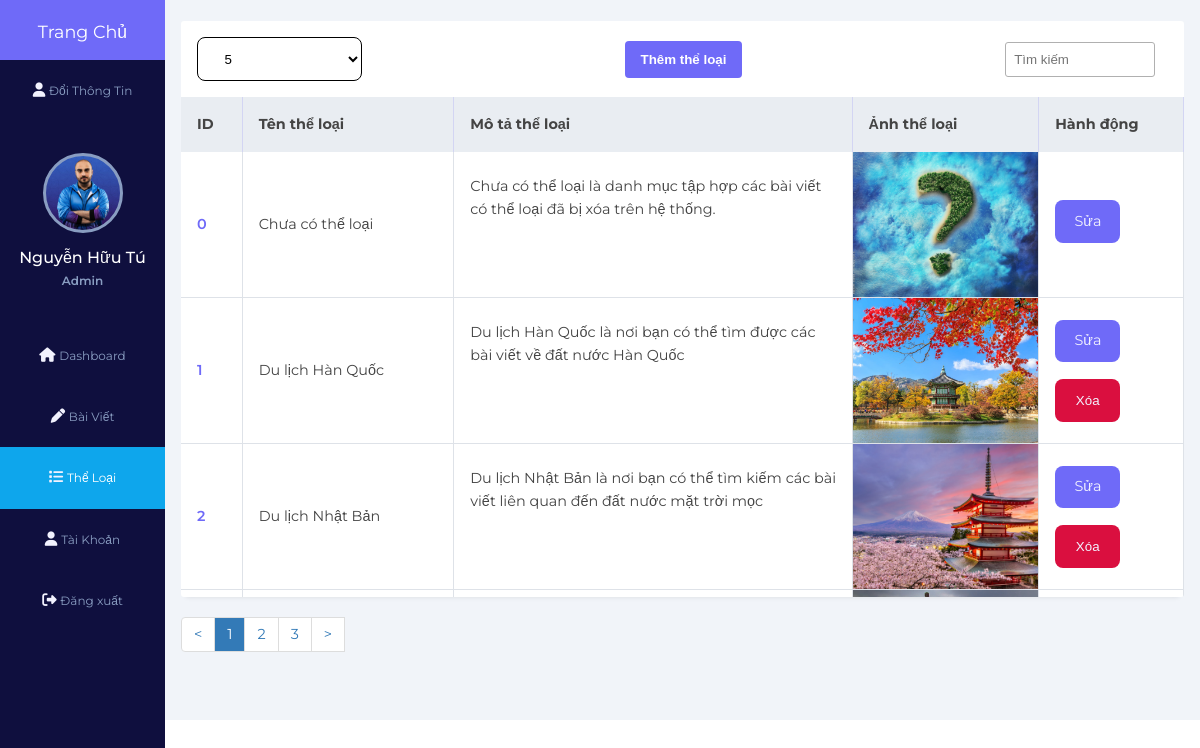
/admin/manage_categories.php (signed in), run on the app's committed database.
### tables this page shows
CREATE TABLE `users` (
  `UserId` int(11) NOT NULL COMMENT 'Khóa chính mã tài khoản',
  `UserAccount` varchar(20) NOT NULL COMMENT 'Tên tài khoản',
  `UserName` varchar(50) NOT NULL COMMENT 'Tên hiển thị',
  `UserEmail` varchar(64) NOT NULL COMMENT 'Email ',
  `UserPassword` varchar(50) NOT NULL COMMENT 'Mật khẩu',
  `UserBio` varchar(255) NOT NULL COMMENT 'Giới thiệu tài khoản',
  `UserImage` varchar(255) NOT NULL DEFAULT 'default-avatar.jpg' COMMENT 'Ảnh tài khoản',
  `UserRole` tinyint(1) NOT NULL DEFAULT 0 COMMENT 'Quyền tài khoản',
  `reset_token_hash` varchar(64) DEFAULT NULL,
  `reset_token_expires_at` datetime DEFAULT NULL
);

CREATE TABLE `categories` (
  `CategoryId` int(11) NOT NULL COMMENT 'Mã thể loại',
  `CategoryName` varchar(50) NOT NULL COMMENT 'Tên thể loại',
  `CategoryContent` text NOT NULL COMMENT 'Mô tả thể loại',
  `CategoryImage` varchar(255) NOT NULL COMMENT 'Ảnh thể loại'
);

### check_account_session.php (called while the page is built, shortened)
<?php
    $conn=mysqli_connect('localhost','root','','blog') or die("no connect");
    mysqli_query($conn,'set names "utf8"');
    if(isset($_SESSION['userAccount']))
    {
        $account = $_SESSION['userAccount'];
        $account_select_query = "select * from users where UserAccount = '$account'";
        $account = mysqli_fetch_assoc(mysqli_query($conn,$account_select_query));
    }
?>

### admin/class/admin.php (called while the page is built, shortened)
<?php
class Admin {
    private $categoryTable = 'categories';
	private $conn;
	public function __construct($db){
        $this->conn = $db;
    }
    public function getAllCategory(){
		$sqlQuery = "
        SELECT *
        FROM `".$this->categoryTable."`";
		$stmt = $this->conn->prepare($sqlQuery);
		$stmt->execute();
		$result = $stmt->get_result();
		return $result;
	}
}

### admin/manage_categories.php (the view, shortened to what this page needs)
<?php
$page = 'manage_categories';
require 'inc/sidebar.php';
?>
    <div class="main-content">
        <main>
            <div class="page-content">
                <div class="records table-responsive">
                    <div class="record-header">
                        <div class="form-group">
                            <select class  ="form-control" name="state" id="maxRows" style="
                            background-color: white;
                            color: black;
                            border: 1px solid;">
                                <option value="5">5</option>
                               </select>
                         </div>
                        <div class="add">
                            <a href="./add_category.php"><button>Thêm thể loại</button></a>
                        </div>
                        <div class="browse">
                           <input type="text" placeholder="Tìm kiếm" class="record-search" id="record-search">
                        </div>
                    </div>
                    <div>
                        <table width="100%" id="table-id">
                            <thead>
                                <tr>
                                    <th><span class="las la-sort"></span> ID</th>
                                    <th><span class="las la-sort"></span> Tên thể loại</th>
                                    <th><span class="las la-sort"></span> Mô tả thể loại</th>
                                    <th><span class="las la-sort"></span> Ảnh thể loại</th>
                                    <th><span class="las la-sort"></span> Hành động</th>
                                </tr>
                            </thead>
                            <tbody id="tbody">
                            <?php
                            $getAllCategory = $admin->getAllCategory();
                            while($fetchCategory = $getAllCategory->fetch_assoc()) {
                            ?>
                                <tr>
                                    <td><?= $fetchCategory['CategoryId']?></td>
                                    <td>
                                        <?= $fetchCategory['CategoryName']?>
                                    </td>
                                    <td>
                                        <div style="max-height: 100px; min-height: 100px;">
                                        <?= $fetchCategory['CategoryContent']?>
                                        </div>
                                    </td>
                                    <td>
                                        <img src="<?=ROOT_URL?>assets/images/thumbnail/<?php echo $fetchCategory['CategoryImage']; ?>" alt="thumbnail" style="max-height: 145px; min-height: 145px;">
                                    </td>
                                    <td>
                                        <div class="td-button">
                                            <?php
                                            if($fetchCategory['CategoryId'] == 0){ ?>
                                                <a href="./edit_category.php?id=<?php echo $fetchCategory['CategoryId']; ?>" class="btn sm">Sửa</a>
                                        <?php } else { ?>
                                            <a href="./edit_category.php?id=<?php echo $fetchCategory['CategoryId']; ?>" class="btn sm">Sửa</a>
                                            <button class="btn sm danger deleteId" data-categoryid = "<?=$fetchCategory['CategoryId']?>">Xóa</button>
                                        <?php } ?>
                                        </div>
                                    </td>
                                </tr>
                                <?php } ?>
                            </tbody>
                        </table>
                    </div>
                </div>
                      <ul class="table-pagination">
                        <li data-page="prev" >
                            <span> < <span class="sr-only">(current)</span></span></li>
                        <li data-page="next" id="prev">
                            <span> > <span class="sr-only">(current)</span></span></li>
                      </ul>
                </div>
            </div>
</body>
</html>

### admin/inc/sidebar.php (shortened to what this page needs)
<!DOCTYPE html>
<html lang="en">
<head>
    <link rel="stylesheet" href="<?=ROOT_URL?>/assets/css/style.css">
    <link rel="stylesheet" href="https://unicons.iconscout.com/release/v4.0.8/css/line.css">
    <link rel="stylesheet" href="https://cdnjs.cloudflare.com/ajax/libs/font-awesome/6.5.1/css/all.min.css" />
</head>
<body class="admin">
<?php
require '../check_account_session.php';
require 'class/Admin.php';
$database = new Database();
$db = $database->getConnection();
$admin = new Admin($db);
?>
    <div class="admin-sidebar">
        <a href="<?=ROOT_URL?>index.php">
            <div class="side-header">
                <h3>T<span>rang</span>  C<span>hủ</span></h3>
            </div>
        </a>
        <div class="side-content">
            <div class="side-menu">
                <a href="./account_management.php" <?php echo $page == 'account_management' ? 'class="active"' : ''; ?> style="text-align: center;">
                    <i class="fa-solid fa-user"></i>
                    <small>Đổi Thông Tin</small>
                </a>
            </div>
            <div class="admin-profile">
                <div class="admin-profile-img bg-img" style="background-image: url(<?=ROOT_URL?>assets/images/avatar/<?php echo $account['UserImage']; ?>)"></div>
                <h4><?php echo $account['UserName']; ?></h4>
                <small>Admin</small>
            </div>
            <div class="side-menu">
                <ul>
                    <li>
                       <a href="./index.php" <?php echo $page == 'index' ? 'class="active"' : ''; ?>>
                            <i class="fa-solid fa-house"></i>
                            <small>Dashboard</small>
                        </a>
                    </li>
                    <li>
                       <a href="./manage_posts.php" <?php echo $page == 'manage_posts' ? 'class="active"' : ''; ?>>
                            <i class="fa-solid fa-pen"></i>
                            <small>Bài Viết</small>
                        </a>
                    </li>
                    <li>
                       <a href="./manage_categories.php" <?php echo $page == 'manage_categories' ? 'class="active"' : ''; ?>>
                            <i class="fa-solid fa-list"></i>
                            <small>Thể Loại</small>
                        </a>
                    </li>
                    <li>
                       <a href="./manage_users.php" <?php echo $page == 'manage_users' ? 'class="active"' : ''; ?>>
                            <i class="fa-solid fa-user"></i>
                            <small>Tài Khoản</small>
                        </a>
                    </li>
                    <li>
                        <a href="../logout.php">
                             <i class="fa-solid fa-right-from-bracket"></i>
                             <small>Đăng xuất</small>
                         </a>
                     </li>
                </ul>
            </div>
        </div>
    </div>

### data on the page
users: UserImage (picture), UserName "Nguyễn Hữu Tú"
categories: CategoryId "0", CategoryName "Chưa có thể loại", CategoryContent "Chưa có thể loại là danh mục tập hợp các bài viết có thể loại đã bị xóa trên hệ thống.", CategoryImage (picture)
categories: CategoryId "1", CategoryName "Du lịch Hàn Quốc", CategoryContent "Du lịch Hàn Quốc là nơi bạn có thể tìm được các bài viết về đất nước Hàn Quốc", CategoryImage (picture)
categories: CategoryId "2", CategoryName "Du lịch Nhật Bản", CategoryContent "Du lịch Nhật Bản là nơi bạn có thể tìm kiếm các bài viết liên quan đến đất nước mặt trời mọc", CategoryImage (picture)
categories: CategoryImage (picture)
